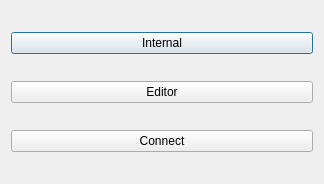
<?xml version="1.0" encoding="UTF-8"?>
<ui version="4.0">
 <class>Dialog</class>
 <widget class="QDialog" name="Dialog">
  <property name="geometry">
   <rect>
    <x>0</x>
    <y>0</y>
    <width>324</width>
    <height>184</height>
   </rect>
  </property>
  <property name="windowTitle">
   <string>Dialog</string>
  </property>
  <layout class="QVBoxLayout" name="verticalLayout">
   <item>
    <widget class="QPushButton" name="btnInternal">
     <property name="text">
      <string>Internal</string>
     </property>
    </widget>
   </item>
   <item>
    <widget class="QPushButton" name="btnEditor">
     <property name="text">
      <string>Editor</string>
     </property>
    </widget>
   </item>
   <item>
    <widget class="QPushButton" name="btnConnect">
     <property name="text">
      <string>Connect</string>
     </property>
    </widget>
   </item>
  </layout>
 </widget>
 <resources/>
 <connections>
  <connection>
   <sender>btnInternal</sender>
   <signal>clicked()</signal>
   <receiver>Dialog</receiver>
   <slot>accept()</slot>
   <hints>
    <hint type="sourcelabel">
     <x>151</x>
     <y>38</y>
    </hint>
    <hint type="destinationlabel">
     <x>242</x>
     <y>19</y>
    </hint>
   </hints>
  </connection>
 </connections>
</ui>
